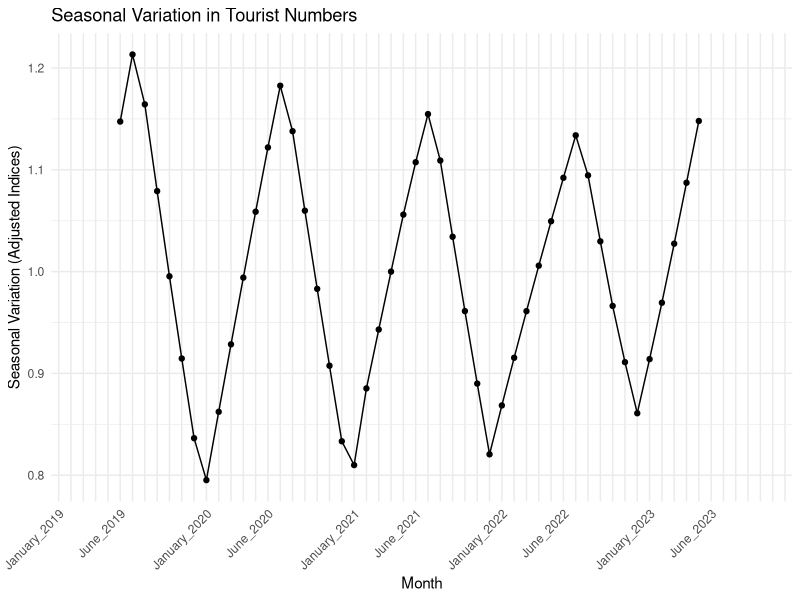
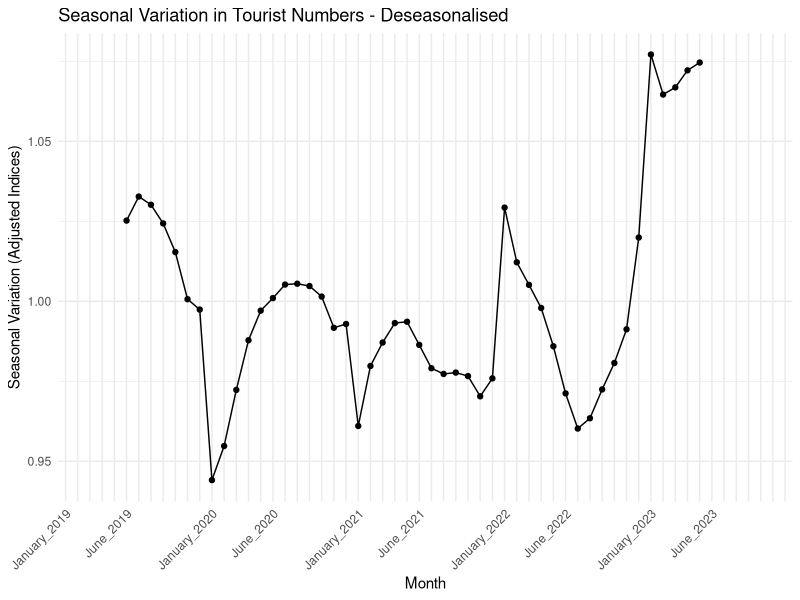
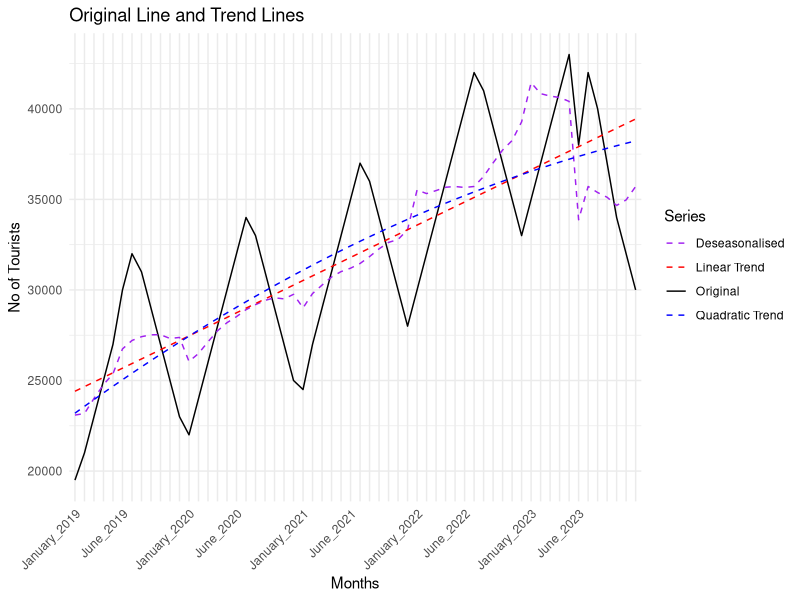
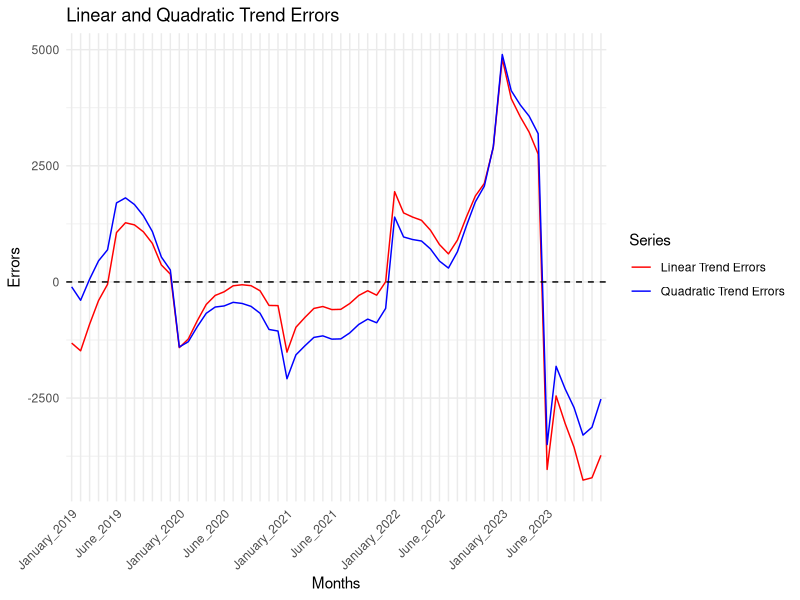
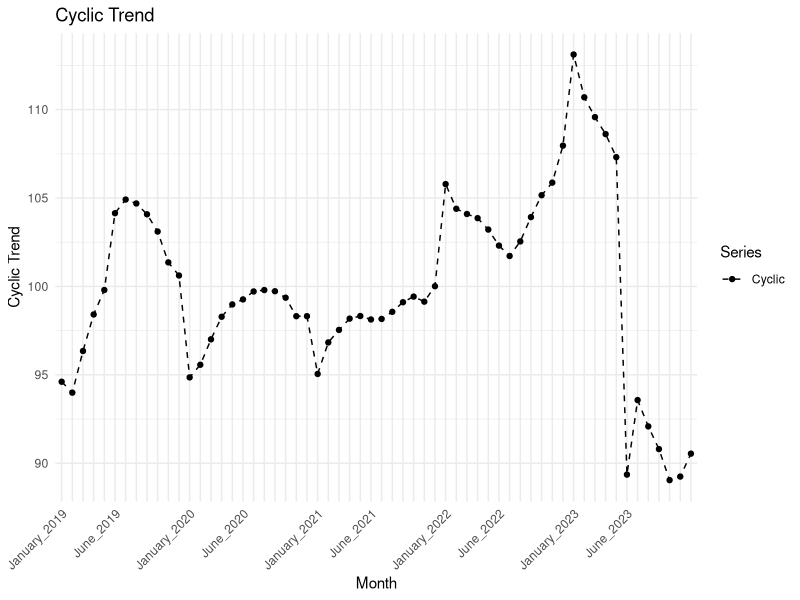

Reproduce these figures in R, in order.
## ---- chunk 1
knitr::opts_chunk$set(echo = TRUE)
## ---- chunk 2
#libraries
library(readxl)
library(zoo)
library(tidyverse)
library(reshape2)
## ---- chunk 3
#import the data
data <- read_excel("Mid-sem dataset.xlsx")

#view the dataset
data
## ---- chunk 4
# Define the chronological order of the months
month_levels <- c("January", "February", "March", "April", "May", "June", "July", "August", "September", "October", "November", "December")

# Convert the Month variable to a factor with the defined order
data$Month <- factor(data$Month, levels = month_levels, ordered = TRUE)
## ---- chunk 5
#combine the two columns
data$Month_Year <- paste(data$Month, data$Year, sep = "_")

#convert into factor variable
data$Month_Year <- factor(data$Month_Year, levels = data$Month_Year)

#view results
data$Month_Year
## ---- chunk 6
#12 moving average
data$moving_avg =  rollapply(data$No_of_tourists, width = 12, FUN = mean, align = 'center', fill = NA)

#view reuslts
data$moving_avg
## ---- chunk 7
# Calculate the centered moving average
data$centered_moving_avg <- rollapply(data$moving_avg, width = 2, FUN = mean, align = 'center', fill = NA)

#view results
data$centered_moving_avg
## ---- chunk 8
#compute seasonal variation
data$seasonal_variation <- data$No_of_tourists/data$centered_moving_avg

#view results
head(data$seasonal_variation, 10)
## ---- chunk 9
# Create the plot using ggplot2 with adjusted x-axis labels
ggplot(data, aes(x = Month_Year)) +
  geom_line(aes(y = seasonal_variation, group = 1), linetype = "solid") +
  geom_point(aes(y = seasonal_variation, group = 1)) + 
  labs(title = "Seasonal Variation in Tourist Numbers",
       x = "Month",
       y = "Seasonal Variation (Adjusted Indices)") +
  theme_minimal() +
  theme(axis.text.x = element_text(angle = 45, hjust = 1)) +
  scale_x_discrete(labels = function(x) {
    ifelse(grepl("^January|^June", x), x, "")
  })


## ---- chunk 10
#compute the seasonal ratios
data$seasonal_ratio <- (data$No_of_tourists / data$centered_moving_avg)*100

#view results
data$seasonal_ratio
## ---- chunk 11
# Create a two-way table
seasonal_table <- dcast(data, Month ~ Year, value.var = "seasonal_ratio")

# Set proper column names
names(seasonal_table) <- c("Month", paste0("Year_", names(seasonal_table)[2:ncol(seasonal_table)]))

#view results
seasonal_table
## ---- chunk 12
# Calculate the row-wise median
row_medians <- apply(seasonal_table[, -1], 1, function(x) median(x, na.rm = TRUE))

# Add the row-wise medians to the table
seasonal_table$row_median <- row_medians

# view table column
seasonal_table[ncol(seasonal_table)]
## ---- chunk 13
#compute average seasonal index
Avg.seasonal_index <- ((sum(seasonal_table$row_median))/nrow(seasonal_table))

#view result
cat('Average Seasonal Index: ', Avg.seasonal_index)
## ---- chunk 14
#compute adjusted seasonal index
seasonal_table$Adj.seasonal_index <- ((seasonal_table$row_median)/(Avg.seasonal_index))*100

#view results
seasonal_table[ncol(seasonal_table)]
## ---- chunk 15
#compute sum and average
Adj.sum <- sum(seasonal_table$Adj.seasonal_index)
Adj.avg <- (Adj.sum)/nrow(seasonal_table)

#view
cat('Sum: ', Adj.sum,
    'Average: ', Adj.avg)
## ---- chunk 16
#add seasonal indices to data table
data$Adj.seasonal_index <- rep(seasonal_table$Adj.seasonal_index, nrow(data)/12)

#view results
data[ncol(data)]
## ---- chunk 17
#compute deseasonalised values
data$deseasonalised <- ((data$No_of_tourists)/(data$Adj.seasonal_index))*100

#view results
data$deseasonalised
## ---- chunk 18
#12 moving average
data$moving_avg2 =  rollapply(data$deseasonalised, width = 12, FUN = mean, align = 'center', fill = NA)

#view reuslts
data$moving_avg2
## ---- chunk 19
# Calculate the centered moving average
data$centered_moving_avg2 <- rollapply(data$moving_avg2, width = 2, FUN = mean, align = 'center', fill = NA)

#view results
data$centered_moving_avg2
## ---- chunk 20
#compute seasonal variation
data$seasonal_variation2 <- data$deseasonalised/data$centered_moving_avg2

#view results
head(data$seasonal_variation2, 10)
## ---- chunk 21
# Create the plot using ggplot2 with adjusted x-axis labels
ggplot(data, aes(x = Month_Year)) +
  geom_line(aes(y = seasonal_variation2, group = 1), linetype = "solid") +
  geom_point(aes(y = seasonal_variation2, group = 1)) + 
  labs(title = "Seasonal Variation in Tourist Numbers - Deseasonalised",
       x = "Month",
       y = "Seasonal Variation (Adjusted Indices)") +
  theme_minimal() +
  theme(axis.text.x = element_text(angle = 45, hjust = 1)) +
  scale_x_discrete(labels = function(x) {
    ifelse(grepl("^January|^June", x), x, "")
  })
## ---- chunk 22
#create function to compute Xt
compute_Xt <- function(t) {
  n <- length(t)
  interval <- diff(range(t)) / (n - 1)
  
  if (n %% 2 == 1) {
    middle_value <- median(t)
    X_t <- (t - middle_value) / interval
  } else {
    middle_values <- sort(t)[c(n / 2, n / 2 + 1)]
    middle_value_avg <- mean(middle_values)
    half_interval <- interval / 2
    X_t <- (t - middle_value_avg) / half_interval
  }
  
  return(X_t)
}
## ---- chunk 23
#replace month variable with a sequence
data$t <- seq(1, nrow(data))

#compute the Xt column
data$Xt <- compute_Xt(data$t)

#compute XtYt
data$XtYt <- (data$Xt)*(data$deseasonalised) 

#compute Xt^2
data$Xt.sq <- (data$Xt)^2

#View results
data[15:18]
## ---- chunk 24
#compute sums of relevant columns
Yt.sum <- sum(data$deseasonalised)
Xt.sum <- sum(data$Xt)
XtYt.sum <- sum(data$XtYt)
Xtsq.sum <- sum(data$Xt.sq)
n <- nrow(data)

#View sums
cat('\n Sum of Yt: ', Yt.sum, '\n Sum of Xt: ', Xt.sum, '\n Sum of XtYt: ',XtYt.sum, '\n Sum of Xt.sq: ',Xtsq.sum, '\n n: ', n)
## ---- chunk 25
# Define the coefficients matrix
A <- matrix(c(60, 0, 0, 71980), nrow = 2, byrow = TRUE)

# Define the constants vector
b <- c(1915419, 9170928)

# Solve for beta
beta <- solve(A, b)

# Display the solutions
beta_0 <- beta[1]
beta_1 <- beta[2]

cat("beta_0 =", beta_0, "\n")
cat("beta_1 =", beta_1, "\n")
## ---- chunk 26
# Function to compute average of the middle values
compute_middle_value_avg <- function(t) {
  n <- length(t)
  
  if (n %% 2 == 1) {
    middle_value_avg <- median(t)
  } else {
    middle_values <- sort(t)[c(n / 2, n / 2 + 1)]
    middle_value_avg <- mean(middle_values)
  }
  
  return(middle_value_avg)
}

# Function to compute half the interval between the middle values
compute_half_interval <- function(t) {
  n <- length(t)
  interval <- diff(range(t)) / (n - 1)
  
  if (n %% 2 == 0) {
    half_interval <- interval / 2
  } else {
    half_interval <- NA
  }
  
  return(half_interval)
}
## ---- chunk 27
#compute parameters
mid <- compute_middle_value_avg(data$t)
interval <- compute_half_interval(data$t)

#view results
cat('\n Average of Middle Values: ', mid, '\n Half Interval of middle Values: ', interval)
## ---- chunk 28
#compute estimated values
data$Yt.hat <- beta_0 + (beta_1*((data$t)-mid)/interval)

#View results
data[ncol(data)]
## ---- chunk 29
#compute Xt.sqYt
data$Xt.sqYt <- (data$Xt.sq)*(data$deseasonalised)

#compute Xt.cube
data$Xt.cube <- (data$Xt)^3

#compute Xt.four
data$Xt.four <- (data$Xt)^4

#view the data results
data[20:22]
## ---- chunk 30
#compute Xt.sqYt
Xt.sqYt.sum <- sum(data$Xt.sqYt)

#compute Xt.cube
Xt.cube.sum <- sum(data$Xt.cube)

#compute Xt.four
Xt.four.sum <- sum(data$Xt.four)

#view the results
cat('\n Sum of Xt.sqYt: ', Xt.sqYt.sum, '\n Sum of Xt.cube: ', Xt.cube.sum, '\n Sum of Xt.four: ', Xt.four.sum )
## ---- chunk 31
# Define the coefficients matrix
A <- matrix(c(60, 0,71980, 0, 71980, 0, 71980, 0, 155376028), nrow = 3, byrow = TRUE)

# Define the constants vector
b <- c(1915419, 9170928, 2261225353)

# Solve for beta
beta <- solve(A, b)

# Display the solutions
beta_0 <- beta[1]
beta_1 <- beta[2]
beta_2 <- beta[3]

cat("beta_0 =", beta_0, "\n")
cat("beta_1 =", beta_1, "\n")
cat("beta_2 =", beta_2, "\n")
## ---- chunk 32
#compute the equation
data$Yt.hat2 <- beta_0 + (beta_1*(data$t - mid)/interval) + (beta_2*((data$t - mid)/interval)^2)

#view the results
data[ncol(data)]
## ---- chunk 33
# Plot original and forecasted values
ggplot(data, aes(x = Month_Year)) +
  geom_line(aes(y = No_of_tourists, color = "Original", group = 1), linetype = "solid") +
  geom_line(aes(y = deseasonalised, color = "Deseasonalised", group = 1), linetype = "dashed")+
  geom_line(aes(y = Yt.hat, color = "Linear Trend", group = 1), linetype = "dashed") +
  geom_line(aes(y = Yt.hat2, color = "Quadratic Trend", group = 1), linetype = "dashed") +
  labs(title = "Original Line and Trend Lines",
       x = "Months",
       y = "No of Tourists",
       color = "Series") +
  scale_color_manual(values = c("Original" = "black",
                                "Deseasonalised" = "purple",
                                 "Linear Trend" = "red",
                                 "Quadratic Trend" = "blue")) +
  theme_minimal()+
  theme(axis.text.x = element_text(angle = 45, hjust = 1)) +
  scale_x_discrete(labels = function(x) {
    ifelse(grepl("^January|^June", x), x, "")
  })
## ---- chunk 34
#compute forecast errors for linear trend
data$lin.err <- (data$deseasonalised)-(data$Yt.hat)

#compute forecast errors for quadratic trend
data$quad.err <- (data$deseasonalised)-(data$Yt.hat2)

#view the results
data[24:25]
## ---- chunk 35
# Plot original and forecasted values
ggplot(data, aes(x = Month_Year)) +
  geom_line(aes(y = lin.err, color = "Linear Trend Errors", group = 1), linetype = "solid") +
  geom_line(aes(y = quad.err, color = "Quadratic Trend Errors", group = 1), linetype = "solid") +
  geom_hline(yintercept = 0, linetype = "dashed", color = "black") +
  labs(title = "Linear and Quadratic Trend Errors",
       x = "Months",
       y = "Errors",
       color = "Series") +
  scale_color_manual(values = c("Linear Trend Errors" = "red",
                                 "Quadratic Trend Errors" = "blue")) +
  theme_minimal()+
  theme(axis.text.x = element_text(angle = 45, hjust = 1)) +
  scale_x_discrete(labels = function(x) {
    ifelse(grepl("^January|^June", x), x, "")
  })


## ---- chunk 36
#compute cyclic components
data$cyclic <- ((data$deseasonalised)/(data$Yt.hat))*100

#View result
data[ncol(data)]
## ---- chunk 37
# Create the plot using ggplot2 with adjusted x-axis labels
ggplot(data, aes(x = Month_Year)) +
  geom_line(aes(y = cyclic, color = 'Cyclic', group = 1), linetype = "dashed") +
  geom_point(aes(y = cyclic, color = 'Cyclic', group = 1)) +
  labs(title = "Cyclic Trend",
       x = "Month",
       y = "Cyclic Trend",
       color = 'Series') +
  scale_color_manual(values = c("Cyclic" = 'black')) +
  theme_minimal() +
  theme(axis.text.x = element_text(angle = 45, hjust = 1)) +
  scale_x_discrete(labels = function(x) {
    ifelse(grepl("^January|^June", x), x, "")
  })
